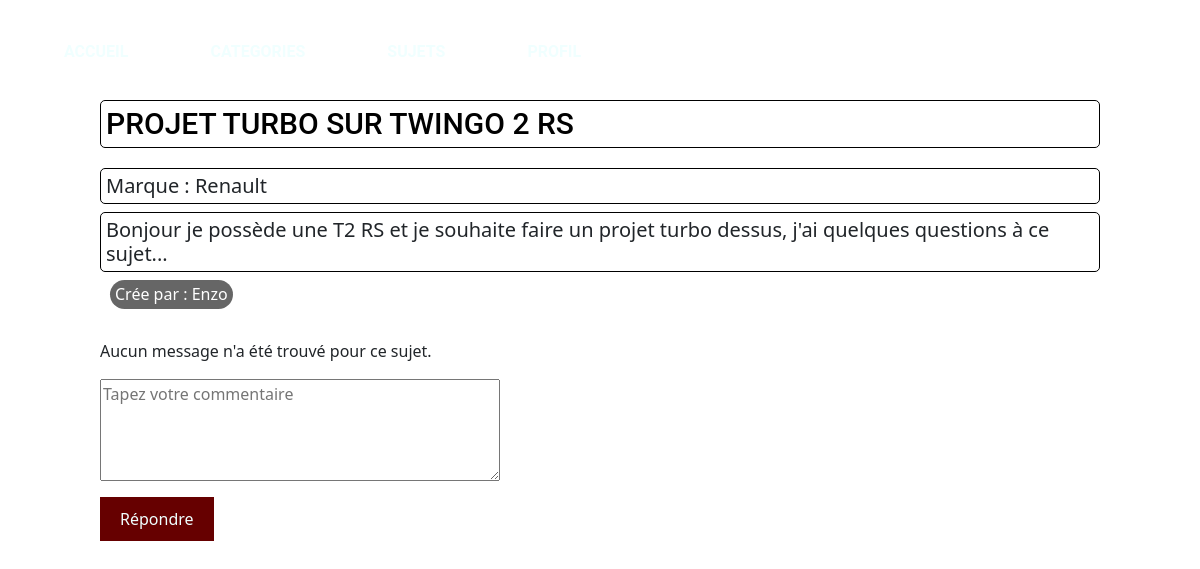
The page /discussion.php?id=78 (signed in) on the database its author committed.
### tables this page shows
CREATE TABLE `topics` (
  `id` int(11) NOT NULL,
  `user_name` varchar(255) NOT NULL,
  `name` varchar(100) NOT NULL,
  `category` varchar(100) NOT NULL,
  `description` text NOT NULL,
  `brand` varchar(255) NOT NULL,
  `created_at` timestamp NOT NULL DEFAULT CURRENT_TIMESTAMP
);

CREATE TABLE `users` (
  `id` int(11) NOT NULL,
  `username` varchar(255) NOT NULL,
  `email` varchar(255) NOT NULL,
  `password` varchar(255) NOT NULL,
  `created_at` timestamp NOT NULL DEFAULT CURRENT_TIMESTAMP,
  `status` tinyint(1) NOT NULL DEFAULT '0'
);

### discussion.php (the view, shortened to what this page needs)
<?php
global $conn;
?>
<!DOCTYPE html>
<html lang="fr">
<head>
    <link rel="stylesheet" href="bootstrap/css/bootstrap.css">
    <link rel="stylesheet" href="style2.css">
    <link rel="stylesheet" href="navbar.css">
</head>
<body>
<?php include 'navbar.php'; ?>
<article>
    <?php
    if(isset($_GET['id'])) {
        $topic_id = $_GET['id'];
        $sql_topic = "SELECT topics.*, users.username AS creator_username
              FROM topics
              JOIN users ON topics.user_name = users.username
              WHERE topics.id = :id";
        $stmt_topic = $conn->prepare($sql_topic);
        $stmt_topic->bindParam(":id", $topic_id);
        $stmt_topic->execute();
        $topic = $stmt_topic->fetch(PDO::FETCH_ASSOC);
        if ($topic) {
            echo "<h1>" . htmlspecialchars($topic['name']) . "</h1>";
            echo "<h5> Marque : " . htmlspecialchars($topic['brand']) . "</h5>";
            echo "<h5>" . htmlspecialchars($topic['description']) . "</h5>";
            echo "<h6 class='creePar'> Crée par : " . htmlspecialchars($topic['creator_username']) . "</h6>";
            $sql_messages = "SELECT * FROM comments WHERE topic_id = :topic_id ORDER BY created_at DESC";
            $stmt_messages = $conn->prepare($sql_messages);
            $stmt_messages->bindParam(":topic_id", $topic_id);
            $stmt_messages->execute();
            $messages = $stmt_messages->fetchAll(PDO::FETCH_ASSOC);
            if ($messages) {
                echo "<div class='messages'>";
                foreach ($messages as $message) {
                    echo "<div class='message'>";
                    echo "<p>Posté par : " . htmlspecialchars($message['user_name']) . " à " . htmlspecialchars($message['created_at']) . "</p>";
                    echo "<p>" . htmlspecialchars($message['content']) . "</p>";
                    if(isset($_SESSION['user']) && $_SESSION['user']['username'] == $message['user_name']) {
                        echo "<a href='edit_content.php?id=" . $message['id'] . "'>Modifier</a> | ";
                        echo "<a href='delete_content.php?id=" . $message['id'] . "'>Supprimer</a>";
                    }
                    echo "</div>";
                }
                echo "</div>";
            } else {
                echo "<p>Aucun message n'a été trouvé pour ce sujet.</p>";
            }
            echo "<form action='add_comment.php' method='POST'>";
            echo "<textarea name='content' rows='4' cols='50' placeholder='Tapez votre commentaire'></textarea><br>";
            echo "<input type='submit' value='Répondre'>";
            echo "</form>";
        }
    }
    ?>
</article>
</body>
</html>

### style2.css (style rules this page uses)
:root { --opacite : #1e1e1ead; --red: #660000; --black: #000000; --white: #f0ffff; --font: 'Roboto', sans-serif; }
body { width: 100%; height: 100vh; background-image: url("asset/index.webp"); background-position: right; background-attachment: fixed; }
h1 { color: var(--black); background-color: white; font-family: var(--font); font-size: 30px; margin-bottom: 20px; border: solid 1px var(--black); border-radius: 5px; padding: 5px; }
form textarea { width: 400px; margin-bottom: 10px; }
form input[type="submit"] { background-color: var(--red); color: var(--white); padding: 10px 20px; border: none; cursor: pointer; }
article { margin: 100px; }
h5 { background-color: white; border: 1px solid var(--black); border-radius: 5px; padding: 5px; word-wrap: break-word; }
h6 { margin-left: 10px; margin-bottom: 30px; }
.creePar { color: white; background-color: var(--opacite); width: fit-content; border-radius: 20px; padding: 5px; }

### rows shown on the page
topics: name "PROJET TURBO SUR TWINGO 2 RS", brand "Renault", description "Bonjour je possède une T2 RS et je souhaite faire un projet turbo dessus, j'ai quelques questions à ce sujet...", users.username "Enzo"
